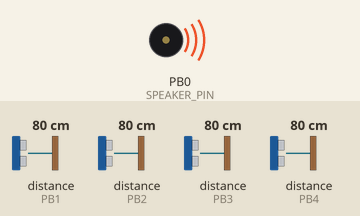
This sketch was run on a simulated ATtiny85, built with avr-gcc and run on an emulated ATtiny85. Parts: buzzer (waves = sounding). Wiring (inferred from the names in the program): 4 × range finder with pulse-width output: data PB1 / data PB2 / data PB3 / data PB4. Inputs (shaded band) come from the test bench; at power-on: distance to the obstacle (sensors on PB1, PB2, PB3, PB4) 80 cm. Sleep ends after the set time or at an interrupt; random numbers use the default seed unless the sketch sets one.

Above: at 0.21 s.
At 36.9 s:
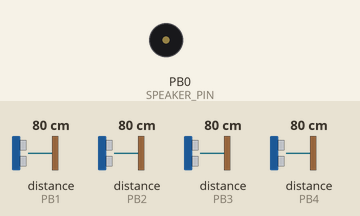
Timing chart, 0 to 40.0 s (numbered marks = the images above):
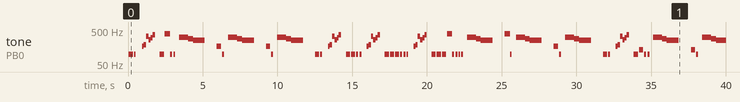

The sketch:

simon.ino
```cpp
// (licence header left out)
#include <avr/sleep.h>
#include <avr/interrupt.h>

#include "pitches.h"

#include <Wire.h>
#include <LiquidCrystal_I2C.h>

/* Constants - define pin numbers for leds, buttons and speaker, and also the game tones */
byte buttonPins[] = {1, 2, 3, 4};
#define SPEAKER_PIN 0

#define MAX_GAME_LENGTH 100

int gameTones[] = { NOTE_G3, NOTE_C4, NOTE_E4, NOTE_G5};

/* Global variales - store the game state */
byte gameSequence[MAX_GAME_LENGTH] = {0};
byte gameIndex = 0;

/**
   Set up the GPIO pins
*/
void setup() {
  // The following line primes the random number generator. It assumes pin A0 is floating (disconnected)
  randomSeed(analogRead(1));

  // Disable ADC - saves about 324.5uA in sleep mode!
  ADCSRA = 0;
  set_sleep_mode(SLEEP_MODE_PWR_DOWN);

  for (int i = 0; i < 4; i++) {
    pinMode(buttonPins[i], INPUT_PULLUP);
  }
  pinMode(SPEAKER_PIN, INPUT);
}

ISR(PCINT0_vect) {
  GIMSK &= ~0b00100000;  // Turn off pin change interrupts
  sleep_disable();
}

void sleep() {
  sleep_enable();
  noInterrupts();
  GIMSK |= 0b00100000;  // Turn on pin change interrupts
  for (byte i = 0; i < 4; i++) {
    PCMSK |= 1 << buttonPins[i];
  }
  interrupts();
  sleep_cpu();
}


// The sound-producing function
void beep (unsigned char speakerPin, int frequencyInHertz, long timeInMilliseconds)
{
  int  x;
  long delayAmount = (long)(1000000 / frequencyInHertz);
  long loopTime = (long)((timeInMilliseconds * 1000) / (delayAmount * 2));
  pinMode(speakerPin, OUTPUT);
  for (x = 0; x < loopTime; x++) {
    digitalWrite(speakerPin, HIGH);
    delayMicroseconds(delayAmount);
    digitalWrite(speakerPin, LOW);
    delayMicroseconds(delayAmount);
  }
  pinMode(speakerPin, INPUT);
}

/**
   Lights the given led and plays the suitable tone
*/
void lightLedAndPlaySound(byte ledIndex) {
  pinMode(buttonPins[ledIndex], OUTPUT);
  digitalWrite(buttonPins[ledIndex], LOW);
  beep(SPEAKER_PIN, gameTones[ledIndex], 300);
  pinMode(buttonPins[ledIndex], INPUT_PULLUP);
}

/**
   Plays the current sequence of notes that the user has to repeat
*/
void playSequence() {
  for (int i = 0; i < gameIndex; i++) {
    byte currentLed = gameSequence[i];
    lightLedAndPlaySound(currentLed);
    delay(50);
  }
}

/**
    Waits until the user pressed one of the buttons, and returns the index of that button
*/
byte readButton() {
  for (;;) {
    for (int i = 0; i < 4; i++) {
      byte buttonPin = buttonPins[i];
      if (digitalRead(buttonPin) == LOW) {
        return i;
      }
    }
    sleep();
  }
}

/**
   Plays the tone associated with a specific button + debouncing mechanism
*/
void playButtonTone(byte buttonIndex) {
  beep(SPEAKER_PIN, gameTones[buttonIndex], 150);

  // Wait until button is released.
  while (digitalRead(buttonPins[buttonIndex]) == LOW);
  delay(50);
}

/**
  Play the game over sequence, and report the game score
*/
void gameOver() {
  gameIndex = 0;
  delay(200);
  // Play a Wah-Wah-Wah-Wah sound
  beep(SPEAKER_PIN, NOTE_DS5, 300);
  beep(SPEAKER_PIN, NOTE_D5, 300);
  beep(SPEAKER_PIN, NOTE_CS5, 300);
  for (int i = 0; i < 200; i++) {
    beep(SPEAKER_PIN, NOTE_C5 + (i % 20 - 10), 5);
  }
  delay(500);
}

/**
   Get the user input and compare it with the expected sequence. If the user fails, play the game over sequence and restart the game.
*/
void checkUserSequence() {
  for (int i = 0; i < gameIndex; i++) {
    byte expectedButton = gameSequence[i];
    byte actualButton = readButton();
    playButtonTone(actualButton);

    if (expectedButton == actualButton) {
      /* good */
    } else {
      gameOver();
      return;
    }
  }
}

/**
   Plays an hooray sound whenever the user finishes a level
*/
void levelUp() {
  beep(SPEAKER_PIN, NOTE_E4, 150);
  beep(SPEAKER_PIN, NOTE_G4, 150);
  beep(SPEAKER_PIN, NOTE_E5, 150);
  beep(SPEAKER_PIN, NOTE_C5, 150);
  beep(SPEAKER_PIN, NOTE_D5, 150);
  beep(SPEAKER_PIN, NOTE_G5, 150);
}

/**
   The main game loop
*/
void loop() {
  // Add a random color to the end of the sequence
  gameSequence[gameIndex] = random(0, 4);
  gameIndex++;

  playSequence();
  checkUserSequence();
  delay(300);

  if (gameIndex > 0) {
    levelUp();
    delay(300);
  }
}
```

pitches.h
```cpp
/**************************************************
   This file defines constants with the frequency
   of different musical notes.
 *************************************************/

#define NOTE_B0  31
#define NOTE_C1  33
#define NOTE_CS1 35
#define NOTE_D1  37
#define NOTE_DS1 39
#define NOTE_E1  41
#define NOTE_F1  44
#define NOTE_FS1 46
#define NOTE_G1  49
#define NOTE_GS1 52
#define NOTE_A1  55
#define NOTE_AS1 58
#define NOTE_B1  62
#define NOTE_C2  65
#define NOTE_CS2 69
#define NOTE_D2  73
#define NOTE_DS2 78
#define NOTE_E2  82
#define NOTE_F2  87
#define NOTE_FS2 93
#define NOTE_G2  98
#define NOTE_GS2 104
#define NOTE_A2  110
#define NOTE_AS2 117
#define NOTE_B2  123
#define NOTE_C3  131
#define NOTE_CS3 139
#define NOTE_D3  147
#define NOTE_DS3 156
#define NOTE_E3  165
#define NOTE_F3  175
#define NOTE_FS3 185
#define NOTE_G3  196
#define NOTE_GS3 208
#define NOTE_A3  220
#define NOTE_AS3 233
#define NOTE_B3  247
#define NOTE_C4  262
#define NOTE_CS4 277
#define NOTE_D4  294
#define NOTE_DS4 311
#define NOTE_E4  330
#define NOTE_F4  349
#define NOTE_FS4 370
#define NOTE_G4  392
#define NOTE_GS4 415
#define NOTE_A4  440
#define NOTE_AS4 466
#define NOTE_B4  494
#define NOTE_C5  523
#define NOTE_CS5 554
#define NOTE_D5  587
#define NOTE_DS5 622
#define NOTE_E5  659
#define NOTE_F5  698
#define NOTE_FS5 740
#define NOTE_G5  784
#define NOTE_GS5 831
#define NOTE_A5  880
#define NOTE_AS5 932
#define NOTE_B5  988
#define NOTE_C6  1047
#define NOTE_CS6 1109
#define NOTE_D6  1175
#define NOTE_DS6 1245
#define NOTE_E6  1319
#define NOTE_F6  1397
#define NOTE_FS6 1480
#define NOTE_G6  1568
#define NOTE_GS6 1661
#define NOTE_A6  1760
#define NOTE_AS6 1865
#define NOTE_B6  1976
#define NOTE_C7  2093
#define NOTE_CS7 2217
#define NOTE_D7  2349
#define NOTE_DS7 2489
#define NOTE_E7  2637
#define NOTE_F7  2794
#define NOTE_FS7 2960
#define NOTE_G7  3136
#define NOTE_GS7 3322
#define NOTE_A7  3520
#define NOTE_AS7 3729
#define NOTE_B7  3951
#define NOTE_C8  4186
#define NOTE_CS8 4435
#define NOTE_D8  4699
#define NOTE_DS8 4978
```

Measured:
- by itself, tone on PB0 (SPEAKER_PIN): plays 98 Hz for 0.28 s, 98 Hz for 0.12 s, 165 Hz for 0.12 s, 184 Hz for 0.16 s, 328 Hz for 0.16 s, 260 Hz for 0.16 s … (96 notes in this stretch)
